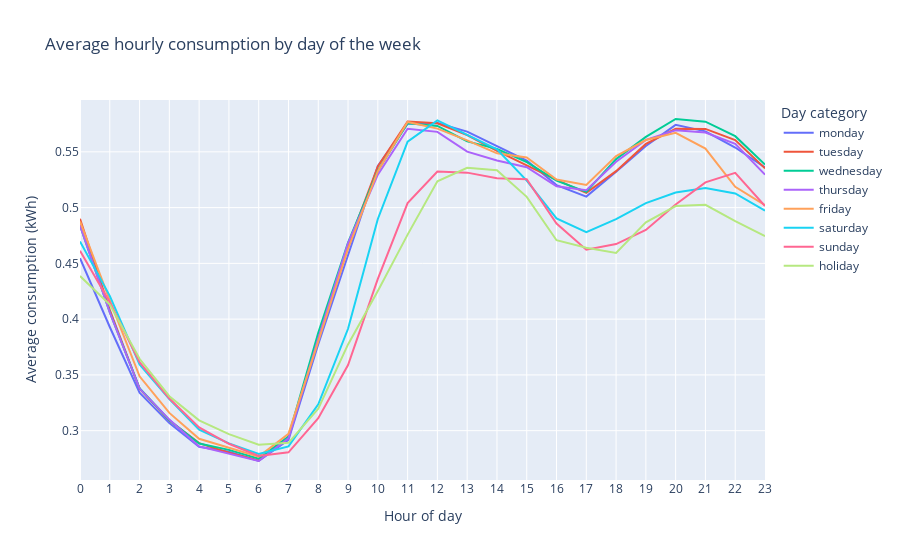

The cell this chart's notebook holds for it:
### Markdown cell above
Another important aspect on which energy consumption depends is the day of the week. To analyze this, the average consumption for each day of the week will be calculated and plotted. The holidays will be treated as a separate category, as they can significantly affect consumption patterns. Since the exact location of each customer is unknown, only the national holidays in Spain will be considered.

### Code cell
# Spanish national holidays for 2019
es_holidays = holidays.Spain(years=[2019])
holiday_dates = set(es_holidays.keys())

# Create auxiliary column for date only
df_day_category = df_households.with_columns([
    pl.col("date").dt.date().alias("date_only"),
])

# Create day category column
df_day_category = df_day_category.with_columns(
    pl.when(pl.col("date_only").is_in([pd.to_datetime(d).date() for d in holiday_dates]))
      .then(pl.lit("holiday"))
      .otherwise(
          pl.col("date").dt.strftime("%A").str.to_lowercase()
      )
      .alias("day_category")
)

# Create hour column
df_day_category = df_day_category.with_columns(
    pl.col("date").dt.hour().alias("hour")
)

# Compute average consumption by day category and hour
df_avg_day_category = (
    df_day_category.group_by(["day_category", "hour"])
    .agg(pl.mean("consumption").alias("avg_consumption"))
    .sort(["day_category", "hour"])
)

# Convert to pandas for Plotly
df_avg_day_category_pd = df_avg_day_category.to_pandas()

# Define the order of days for better visualization
day_order = ["monday", "tuesday", "wednesday", "thursday", "friday", "saturday", "sunday", "holiday"]
df_avg_day_category_pd["day_category"] = pd.Categorical(df_avg_day_category_pd["day_category"], categories=day_order, ordered=True)

# Create the plot
fig = px.line(
    df_avg_day_category_pd,
    x="hour",
    y="avg_consumption",
    color="day_category",
    category_orders={"day_category": day_order},
    title="Average hourly consumption by day of the week",
    labels={
        "hour": "Hour of day",
        "avg_consumption": "Average consumption (kWh)",
        "day_category": "Day category"
    }
)

fig.update_layout(
    xaxis=dict(dtick=1),
    legend=dict(title="Day category")
)

fig.show()

### Figure 1 — Plotly figure (JSON) as saved in the notebook; plotly's stock layout.template omitted (floating-point values rounded to 4 significant figures)
{"data": [{"hovertemplate": "Day category=monday<br>Hour of day=%{x}<br>Average consumption (kWh)=%{y}<extra></extra>", "legendgroup": "monday", "line": {"color": "#636efa", "dash": "solid"}, "marker": {"symbol": "circle"}, "mode": "lines", "name": "monday", "orientation": "v", "showlegend": true, "type": "scatter", "x": [0, 1, 2, 3, 4, 5, 6, 7, 8, 9, 10, 11, 12, 13, 14, 15, 16, 17, 18, 19, 20, 21, 22, 23], "xaxis": "x", "y": [0.4546, 0.393, 0.3341, 0.3068, 0.2856, 0.2812, 0.2729, 0.2918, 0.3774, 0.4583, 0.5373, 0.5751, 0.5758, 0.5681, 0.5554, 0.5422, 0.5202, 0.5099, 0.5321, 0.5552, 0.5742, 0.5683, 0.5538, 0.5359], "yaxis": "y"}, {"hovertemplate": "Day category=tuesday<br>Hour of day=%{x}<br>Average consumption (kWh)=%{y}<extra></extra>", "legendgroup": "tuesday", "line": {"color": "#EF553B", "dash": "solid"}, "marker": {"symbol": "circle"}, "mode": "lines", "name": "tuesday", "orientation": "v", "showlegend": true, "type": "scatter", "x": [0, 1, 2, 3, 4, 5, 6, 7, 8, 9, 10, 11, 12, 13, 14, 15, 16, 17, 18, 19, 20, 21, 22, 23], "xaxis": "x", "y": [0.4899, 0.4083, 0.3377, 0.3091, 0.2888, 0.2803, 0.2732, 0.2943, 0.3823, 0.4659, 0.5368, 0.5771, 0.5756, 0.565, 0.5508, 0.5381, 0.5248, 0.5132, 0.5327, 0.5571, 0.5706, 0.5706, 0.5605, 0.5352], "yaxis": "y"}, {"hovertemplate": "Day category=wednesday<br>Hour of day=%{x}<br>Average consumption (kWh)=%{y}<extra></extra>", "legendgroup": "wednesday", "line": {"color": "#00cc96", "dash": "solid"}, "marker": {"symbol": "circle"}, "mode": "lines", "name": "wednesday", "orientation": "v", "showlegend": true, "type": "scatter", "x": [0, 1, 2, 3, 4, 5, 6, 7, 8, 9, 10, 11, 12, 13, 14, 15, 16, 17, 18, 19, 20, 21, 22, 23], "xaxis": "x", "y": [0.484, 0.4063, 0.338, 0.3094, 0.2885, 0.2828, 0.275, 0.2948, 0.3878, 0.4687, 0.533, 0.5756, 0.5732, 0.5593, 0.5527, 0.5407, 0.5241, 0.5141, 0.5435, 0.5634, 0.5794, 0.577, 0.564, 0.5386], "yaxis": "y"}, {"hovertemplate": "Day category=thursday<br>Hour of day=%{x}<br>Average consumption (kWh)=%{y}<extra></extra>", "legendgroup": "thursday", "line": {"color": "#ab63fa", "dash": "solid"}, "marker": {"symbol": "circle"}, "mode": "lines", "name": "thursday", "orientation": "v", "showlegend": true, "type": "scatter", "x": [0, 1, 2, 3, 4, 5, 6, 7, 8, 9, 10, 11, 12, 13, 14, 15, 16, 17, 18, 19, 20, 21, 22, 23], "xaxis": "x", "y": [0.4841, 0.406, 0.3378, 0.31, 0.2859, 0.2791, 0.2728, 0.2932, 0.3827, 0.4681, 0.5296, 0.5707, 0.5679, 0.5501, 0.5422, 0.5362, 0.5191, 0.5156, 0.5412, 0.5607, 0.5693, 0.5673, 0.5572, 0.5296], "yaxis": "y"}, {"hovertemplate": "Day category=friday<br>Hour of day=%{x}<br>Average consumption (kWh)=%{y}<extra></extra>", "legendgroup": "friday", "line": {"color": "#FFA15A", "dash": "solid"}, "marker": {"symbol": "circle"}, "mode": "lines", "name": "friday", "orientation": "v", "showlegend": true, "type": "scatter", "x": [0, 1, 2, 3, 4, 5, 6, 7, 8, 9, 10, 11, 12, 13, 14, 15, 16, 17, 18, 19, 20, 21, 22, 23], "xaxis": "x", "y": [0.4876, 0.4168, 0.3488, 0.3159, 0.2927, 0.2845, 0.2767, 0.2971, 0.3801, 0.463, 0.5327, 0.5768, 0.5708, 0.5603, 0.5486, 0.5449, 0.5252, 0.5203, 0.5463, 0.5606, 0.567, 0.5529, 0.5187, 0.5021], "yaxis": "y"}, {"hovertemplate": "Day category=saturday<br>Hour of day=%{x}<br>Average consumption (kWh)=%{y}<extra></extra>", "legendgroup": "saturday", "line": {"color": "#19d3f3", "dash": "solid"}, "marker": {"symbol": "circle"}, "mode": "lines", "name": "saturday", "orientation": "v", "showlegend": true, "type": "scatter", "x": [0, 1, 2, 3, 4, 5, 6, 7, 8, 9, 10, 11, 12, 13, 14, 15, 16, 17, 18, 19, 20, 21, 22, 23], "xaxis": "x", "y": [0.4696, 0.4209, 0.3594, 0.3283, 0.301, 0.2887, 0.2791, 0.2859, 0.3237, 0.3913, 0.4898, 0.5591, 0.5781, 0.5648, 0.5522, 0.5242, 0.4903, 0.4779, 0.4896, 0.504, 0.5136, 0.5176, 0.5127, 0.4972], "yaxis": "y"}, {"hovertemplate": "Day category=sunday<br>Hour of day=%{x}<br>Average consumption (kWh)=%{y}<extra></extra>", "legendgroup": "sunday", "line": {"color": "#FF6692", "dash": "solid"}, "marker": {"symbol": "circle"}, "mode": "lines", "name": "sunday", "orientation": "v", "showlegend": true, "type": "scatter", "x": [0, 1, 2, 3, 4, 5, 6, 7, 8, 9, 10, 11, 12, 13, 14, 15, 16, 17, 18, 19, 20, 21, 22, 23], "xaxis": "x", "y": [0.4614, 0.4151, 0.3614, 0.3288, 0.303, 0.2882, 0.2774, 0.2806, 0.3112, 0.3589, 0.436, 0.5041, 0.5323, 0.5313, 0.5263, 0.5255, 0.4857, 0.4622, 0.4673, 0.48, 0.5027, 0.5226, 0.5312, 0.5013], "yaxis": "y"}, {"hovertemplate": "Day category=holiday<br>Hour of day=%{x}<br>Average consumption (kWh)=%{y}<extra></extra>", "legendgroup": "holiday", "line": {"color": "#B6E880", "dash": "solid"}, "marker": {"symbol": "circle"}, "mode": "lines", "name": "holiday", "orientation": "v", "showlegend": true, "type": "scatter", "x": [0, 1, 2, 3, 4, 5, 6, 7, 8, 9, 10, 11, 12, 13, 14, 15, 16, 17, 18, 19, 20, 21, 22, 23], "xaxis": "x", "y": [0.4387, 0.413, 0.3644, 0.3309, 0.3092, 0.297, 0.2874, 0.2891, 0.3197, 0.3773, 0.4253, 0.4758, 0.5236, 0.5356, 0.5335, 0.5097, 0.4707, 0.464, 0.4594, 0.4867, 0.5014, 0.5025, 0.4878, 0.4744], "yaxis": "y"}], "layout": {"legend": {"title": {"text": "Day category"}, "tracegroupgap": 0}, "title": {"text": "Average hourly consumption by day of the week"}, "xaxis": {"anchor": "y", "domain": [0, 1], "dtick": 1, "title": {"text": "Hour of day"}}, "yaxis": {"anchor": "x", "domain": [0, 1], "title": {"text": "Average consumption (kWh)"}}}}
